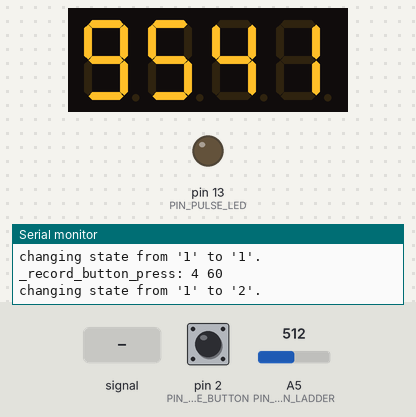
Bench run of a sketch on a simulated Arduino Uno, built with avr-gcc and run on an emulated ATmega328P. On the bench: 4-digit seven-segment display, output pins drawn as LEDs (lit = HIGH), the last lines printed to the serial monitor. Wiring (inferred from the names in the program): 4-digit 7-segment display, segments lit when LOW: segments A1, A2, pin 4, pin 5, A0, pin 7, pin 8; digit selects pin 6, A4, A3, pin 11. The inputs (shaded band) are chosen by the test bench; at power-on: pin 2 (PIN_MODE_BUTTON) HIGH, A5 (PIN_BUTTON_LADDER) = 512. Random numbers use the default seed unless the sketch sets one; the segment pins are drawn as the display they are named for; pins used as bus, display or sensor lines are not drawn.

Above: at 1.2 s.
1.3 s: pin 2 (PIN_MODE_BUTTON) pulled LOW for 3.2 s
At 4.2 s:
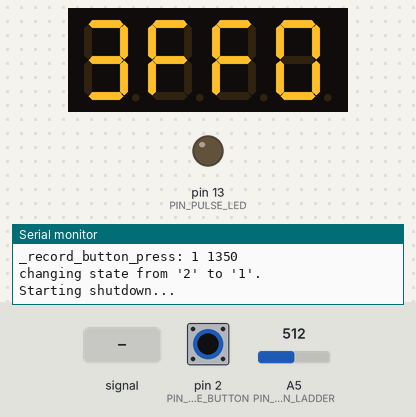
6.0 s: A5 (PIN_BUTTON_LADDER) set to 900
At 8.9 s:
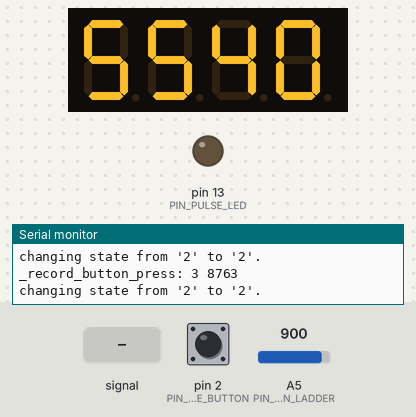
9.0 s: A5 (PIN_BUTTON_LADDER) fed a 200 Hz sine of ±81 counts around its level
At 10.4 s:
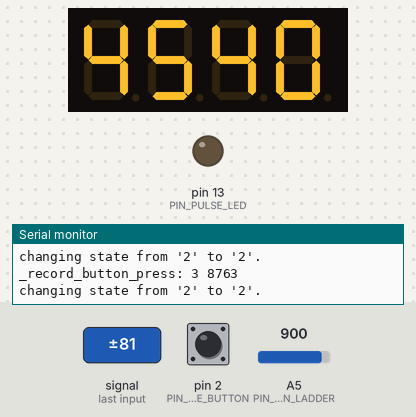
12.0 s: A5 (PIN_BUTTON_LADDER) set to 1010
At 13.47 s:
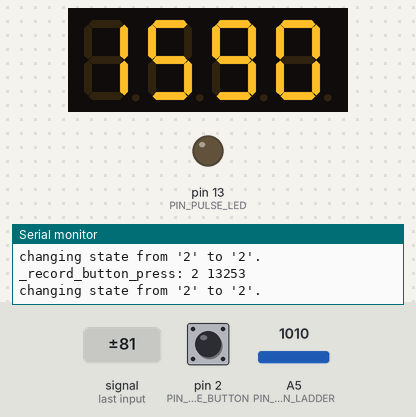
13.6 s: A5 (PIN_BUTTON_LADDER) set to 992
At 16.58 s:
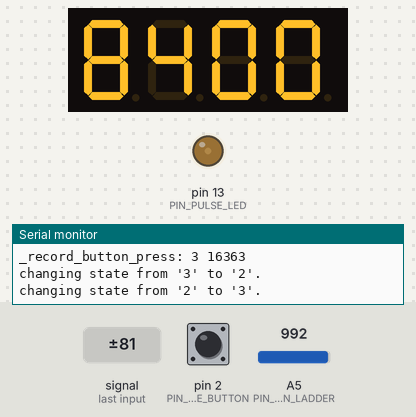
16.6 s: pin 2 (PIN_MODE_BUTTON) pulled LOW for 0.15 s
At 17.01 s:
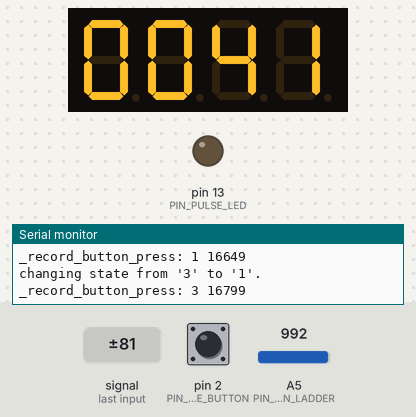
Timing chart, 0 to 18.3 s (numbered marks = the images above; inputs shaded):
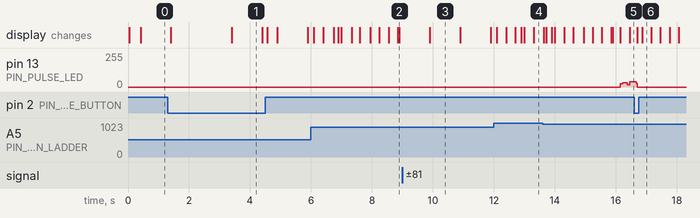

The sketch:

timer.ino
```cpp
// #include "toneAC.h"

#include "Constants.h"
#include "Display.h"
#include "Pulser.h"
#include "Speaker.h"
#include "Buttons.h"
#include "Countdown.h"
#include "Shutdown.h"

Display display;
Pulser  pulser;
Speaker speaker;
Buttons buttons;
Countdown countdown;
Shutdown shutdown;

#define STATE_WAITING  1
#define STATE_RUNNING  2
#define STATE_PULSING  3
#define STATE_BEEPING  4
#define STATE_ALARMING 5
#define STATE_MODE     6
#define STATE_DEBUG    7

// unsigned long countdown_ends;
// unsigned long countdown_duration;

int current_state = STATE_WAITING;
unsigned long current_state_last_changed;

bool should_sound_alarm = true;

void setup() {
  Serial.begin(9600);
  Serial.println("Starting up!");

  buttons.setup();

  // start in waiting state
  change_to_state(STATE_WAITING);

  // // set up for testing the transition to alarm state
  // change_to_state(STATE_RUNNING);
  // countdown.duration(10000); // 10 secs in ms
  // countdown.restart();
  // // should now cascade through states straight to alarm.
}

void loop() {

  // Get the button press here and pass it to the state loops later.
  int button = buttons.get_button_press();

  // Special case holding down the mode button as it has the same behaviour in
  // all the states.
  if ( button == BUTTON_MODE_HELD_DOWN ) {
    enter_shutdown_state();
    return;
  }

  switch (current_state) {

    case STATE_RUNNING:
      running_state_loop(button);
      break;

    case STATE_PULSING:
      pulsing_state_loop(button);
      break;

    case STATE_BEEPING:
      beeping_state_loop(button);
      break;

    case STATE_ALARMING:
      alarming_state_loop(button);
      break;

    case STATE_MODE:
      mode_state_loop(button);
      break;

    case STATE_DEBUG:
      debug_state_loop(button);
      break;

    default: // essentially state STATE_WAITING
      waiting_state_loop(button);
      break;

  }
}


void change_to_state(int new_state) {

  speaker.off();
  current_state_last_changed = millis();

  Serial.print("changing state from '");
  Serial.print(current_state);
  Serial.print("' to '");
  Serial.print(new_state);
  Serial.println("'.");

  if (new_state == STATE_WAITING) {
    current_state = STATE_WAITING;
  } else if (new_state == STATE_RUNNING) {
    current_state = STATE_RUNNING;
  } else if (new_state == STATE_PULSING) {
    current_state = STATE_PULSING;
  } else if (new_state == STATE_BEEPING) {
    current_state = STATE_BEEPING;
  } else if (new_state == STATE_ALARMING) {
    should_sound_alarm = true;
    current_state = STATE_ALARMING;
  } else if (new_state == STATE_MODE) {
    current_state = STATE_MODE;
  } else if (new_state == STATE_DEBUG) {
    Serial.println("ENTERING DEBUG MODE!");
    current_state = STATE_DEBUG;
  }
}

void waiting_state_loop (int button) {
  display.display_time( countdown.duration() / 1000 );

  if (millis() - current_state_last_changed > MAX_WAITING_IDLE) {
    // Timeout, shut down.
    shutdown.suspend();
    change_to_state(STATE_WAITING);
    return;
  }

  if (button == BUTTON_RESTART) {
    countdown.restart();
    change_to_state(STATE_RUNNING);
  } else if ( button == BUTTON_MODE ) {
    change_to_state(STATE_MODE);
  } else if ( button == BUTTON_PLUS ) {
    countdown.change_duration(ONE_MINUTE);
  } else if ( button == BUTTON_MINUS ) {
    countdown.change_duration(-ONE_MINUTE);
  }
}

void running_state_loop (int button) {
  if (countdown.time_remaining() < PULSE_STARTS_AT) {
    return change_to_state(STATE_PULSING);
  }

  display.display_time( countdown.time_remaining_seconds() );

  running_state_loop_buttons(button);
}

void pulsing_state_loop (int button) {
  long time_remaining = countdown.time_remaining();

  if (time_remaining <= 0) {
    return change_to_state(STATE_BEEPING);
  }

  if (time_remaining > PULSE_STARTS_AT / 2) {
    pulser.pulse();
  } else {
    pulser.flash();
  }

  display.display_time( time_remaining / 1000 );

  running_state_loop_buttons(button);
}

void beeping_state_loop (int button) {

  long time_overshot = - countdown.time_remaining();
  int alert_intensity = 1000; // max value

  if (time_overshot < BEEPING_MODE_EASE_IN_PERIOD) {
    // Serial.println(time_overshot);
    alert_intensity = time_overshot * 1000 / BEEPING_MODE_EASE_IN_PERIOD;
  }

  // sound_alert takes a value beteween 0 and 1000 that represents how hard to
  // try alerting. Lower is more gently, 1000 is full on.


  speaker.sound_alert(alert_intensity);
  pulser.flash();
  display.display_time( time_overshot / 1000 );

  // Special case the plus button.
  if ( button == BUTTON_PLUS ) {
    // Reset counter and add one minute
    countdown.change_end_time(ONE_MINUTE);
    change_to_state(STATE_RUNNING);
  } else {
    running_state_loop_buttons(button);
  }

  // After a certain period enter the alarming state
  if (time_overshot > BEEPING_MODE_DURATION) {
    return change_to_state(STATE_ALARMING);
  }

}

void alarming_state_loop (int button) {

  static bool first_time = true;
  if (first_time) Serial.println("in alarm state");
  first_time = false;

  pulser.flash();

  // When was a button last pressed - this is the last time we know that the
  // watchkeeper was on the boat.
  unsigned long time_since_last_seen = millis() - countdown.last_changed();
  display.display_time( time_since_last_seen / 1000 );

  // Only effect a button press can have is to silence the alarm. Exiting alarm
  // state is achieved by turning the device off by holding down the power/mode
  // button.
  if ( button != NO_BUTTON ) {
    should_sound_alarm = false;
  }

  // Make a noise if required.
  if (should_sound_alarm) {
    speaker.sound_alarm();
  } else {
    speaker.off();
  }

}

void running_state_loop_buttons (int button) {
  if ( button == BUTTON_RESTART ) {
    countdown.restart();
    change_to_state(STATE_RUNNING);
  } else if ( button == BUTTON_MODE ) {
    change_to_state(STATE_WAITING);
  } else if ( button == BUTTON_PLUS ) {
    countdown.change_end_time(ONE_MINUTE);
    change_to_state(STATE_RUNNING);
  } else if ( button == BUTTON_MINUS ) {
    countdown.change_end_time(-ONE_MINUTE);
    change_to_state(STATE_RUNNING);
  }
}

#define MODE_SUBSTATE_BRIGHTNESS 1
#define MODE_SUBSTATE_VOLUME     2


void mode_state_loop (int button) {

  static int substate = MODE_SUBSTATE_BRIGHTNESS;

  if (button == BUTTON_RESTART) {
    change_to_state(STATE_WAITING);
    return;
  } else if ( button == BUTTON_MODE ) {
    if (substate == MODE_SUBSTATE_BRIGHTNESS) {
      substate = MODE_SUBSTATE_VOLUME;
    } else if ( substate == MODE_SUBSTATE_VOLUME ) {
      substate = MODE_SUBSTATE_BRIGHTNESS;
    }
    return;
  }

  if (substate == MODE_SUBSTATE_BRIGHTNESS) {
    display.display_text( "bri" );

    if ( button == BUTTON_PLUS ) {
      display.brighter();
    } else if ( button == BUTTON_MINUS ) {
      display.dimmer();
    }

  } else if ( substate == MODE_SUBSTATE_VOLUME ) {
    display.display_text( "vol" );

    if ( button == BUTTON_PLUS ) {
      speaker.louder();
      speaker.beep();
    } else if ( button == BUTTON_MINUS ) {
      speaker.quieter();
      speaker.beep();
    }

  }


  // if we've been in mode state for a while not doing anything return to
  // waiting mode
  if (millis() - buttons.millis_last_button_pressed() > STATE_MODE_TIMEOUT) {
    change_to_state(STATE_WAITING);
    return;
  }
}


void enter_shutdown_state () {

  Serial.println("Starting shutdown...");
  long off_at = millis() + 2999;

  bool should_suspend = false;


  while ( buttons.get_button_press() == BUTTON_MODE_HELD_DOWN ) {
    long remaining = off_at - millis();
    char off[] = "OFF ";
    off[3] = int((remaining + 1000) / 1000) + 48; // to ascii code

    if (remaining > 0) {
      display.display_text( off );
    } else {
      should_suspend = true;
      display.display_text("    "); // blank the screen
    }
  }

  if (should_suspend) {

    shutdown.suspend();

    // On waking go back to waiting mode and return out of this loop
    buttons.reset();
    buttons.ignore_for(POST_WAKEUP_BUTTON_IGNORE);
    change_to_state(STATE_WAITING);
  }
}


void debug_state_loop(int button) {
  long now = millis();

  display.display_text("dbug");

  // // check that the buttons are working
  // int value = analogRead(PIN_BUTTON_LADDER);
  // while (millis() < now + 200 ) {
  //   // display value for 0.2 seconds
  //   display.display_number(value);
  // }

  // Sound the alarm until a button is pressed
  speaker.sound_alarm();
  if (buttons.get_button_press() != NO_BUTTON ) {
    change_to_state(STATE_WAITING);
  }

}
```

Buttons.cpp
```cpp
#include "Arduino.h"
#include "Buttons.h"

Buttons::Buttons() {}


void Buttons::setup () {
  pinMode(PIN_BUTTON_LADDER, INPUT);
  pinMode(PIN_MODE_BUTTON, INPUT_PULLUP);

  reset();
}

void Buttons::reset () {
  // initialize values to sensible defaults
  _record_button_press(NO_BUTTON);
  ignore_for(0);
}

void Buttons::ignore_for (long timeout) {
  _ignore_buttons_until = millis() + timeout;
}

void Buttons::_record_button_press(int button) {
  _last_button_pressed = button;
  _time_button_pressed = millis();
  Serial.print("_record_button_press: ");
  Serial.print(button);
  Serial.print(" ");
  Serial.println(_time_button_pressed);
}

unsigned long Buttons::millis_last_button_pressed() {
  return _time_button_pressed;
}


int Buttons::get_button_press() {
  int button = _get_current_button();

  if (millis() < _ignore_buttons_until) {
    return NO_BUTTON;
  }

  // debounce the button press. When speaker in being used with tone it seems
  // to jitter the button ladder input.
  if (button != _debounce_button_identified) {
    // New button - start the debounce timeout
    _debounce_button_identified = button;
    _debounce_timeout_start = millis();
    return NO_BUTTON;
  } else if (millis() < _debounce_timeout_start + BUTTON_DEBOUNCE_PERIOD) {
    // Same button as before, but timeout has not finished yet.
    return NO_BUTTON;
  }

  if (button != _last_button_pressed) {
    _record_button_press(button);
    return button;
  }

  // Check for holding down the plus or minus buttons
  if ( button == BUTTON_PLUS || button == BUTTON_MINUS ) {
    if ( millis() - BUTTON_PLUS_MINUS_REPEAT_DELAY > _time_button_pressed) {
      _record_button_press(button);
      return button;
    }
  }

  // Check for holding down the mode button
  if (
    button == BUTTON_MODE
    && millis() > BUTTON_MODE_HOLD_DOWN_DELAY + _time_button_pressed
  ) {
    return BUTTON_MODE_HELD_DOWN;
  }

  // If a button change was not detected then return that no button is being
  // pressed.
  return NO_BUTTON;

}

int Buttons::_get_current_button() {

  int button_ladder_pin_value = analogRead(PIN_BUTTON_LADDER);
  int mode_button_value = digitalRead(PIN_MODE_BUTTON);

  // Serial.print("button_ladder_pin_value value: ");
  // Serial.println(button_ladder_pin_value);

  if (mode_button_value == LOW) {
    return BUTTON_MODE;
  }
  else if (button_ladder_pin_value >= BUTTON_PLUS_MIN_VALUE && button_ladder_pin_value <= BUTTON_PLUS_MAX_VALUE) {
    return BUTTON_PLUS;
  }
  else if (button_ladder_pin_value >= BUTTON_MINUS_MIN_VALUE && button_ladder_pin_value <= BUTTON_MINUS_MAX_VALUE) {
    return BUTTON_MINUS;
  }
  else if (button_ladder_pin_value >= BUTTON_RESTART_MIN_VALUE && button_ladder_pin_value <= BUTTON_RESTART_MAX_VALUE) {
    return BUTTON_RESTART;
  }
  else {
    return NO_BUTTON;
  }
}
```

Buttons.h
```cpp
#ifndef Buttons_h
#define Buttons_h

#include "Arduino.h"
#include "Constants.h"

// use these to identify the button pressed in the code
#define NO_BUTTON             0
#define BUTTON_MODE           1
#define BUTTON_PLUS           2
#define BUTTON_MINUS          3
#define BUTTON_RESTART        4
#define BUTTON_MODE_HELD_DOWN 5

// Time in milliseconds that a button needs to be held down for to count as an
// actualy button press.
#define BUTTON_DEBOUNCE_PERIOD 50

// Time in milliseconds after which holding donw the plus or minus button
// results in a new press being registered.
#define BUTTON_PLUS_MINUS_REPEAT_DELAY 300

// Time in ms after which holding down the mode button results in the
// BUTTON_MODE_HELD_DOWN value being returned.
#define BUTTON_MODE_HOLD_DOWN_DELAY 2000

// min and max values reod from the analogue input that match up to the button
// being pressed.
#define BUTTON_PLUS_MAX_VALUE     1023
#define BUTTON_PLUS_MIN_VALUE     1000
#define BUTTON_MINUS_MAX_VALUE    999
#define BUTTON_MINUS_MIN_VALUE     900
#define BUTTON_RESTART_MAX_VALUE   550
#define BUTTON_RESTART_MIN_VALUE   450

class Buttons
{
  public:
    Buttons();
    void setup();
    void reset();
    int get_button_press();
    unsigned long millis_last_button_pressed();
    void ignore_for(long);
  private:
    void _record_button_press(int);
    int _get_current_button();
    int _last_button_pressed;
    unsigned long _debounce_button_identified;
    unsigned long _debounce_timeout_start;
    unsigned long _time_button_pressed;
    unsigned long _ignore_buttons_until;
};

#endif
```

Constants.h
```cpp
/*
  Constants.h - Constants for the timer project
*/
#ifndef Constants_h
#define Constants_h

#include "Arduino.h"


#define PIN_MODE_BUTTON 2
#define PIN_BUTTON_LADDER A5

#define WAKE_FROM_SLEEP_INTERRUPT 0 // hardcoded to pin 2


#define PIN_PULSE_LED 13
#define PULSER_MAX_ON_TIME  200   // us
#define PULSER_OFF_INTERVAL 500  // us
#define PULSE_DURATION 2000 // ms
#define PULSER_FLASH_PERIOD 800 // ms
#define PULSE_STARTS_AT 120000 // 2 mins in ms


// toneAC library has these hardcoded (I believe) but setting them here so that
// there is a clear reference to which pins are used for the speaker.
#define PIN_SPEAKER_A 9
#define PIN_SPEAKER_B 10
// FIXME - note that there should be a 100omh resistor, but we're using 220ohm as it was all we had.

#define SPEAKER_VOLUME_MAX 10 // see toneAC for details
#define SPEAKER_VOLUME_MIN 1
#define SPEAKER_VOLUME_CHANGE_INCREMENT 1

#define SPEAKER_BEEP_FREQUENCY_DEFAULT 1560
#define SPEAKER_DEMO_BEEP_DURATION 200 // ms

#define SPEAKER_BEEP_FREQUENCY_MIN 200
#define SPEAKER_BEEP_FREQUENCY_MAX 20000
#define SPEAKER_BEEP_FREQUENCY_CHANGE_INCREMENT 200


#define SPEAKER_ALERT_PERIOD_INITIAL 4000
#define SPEAKER_ALERT_PERIOD_FINAL 1000
#define SPEAKER_ALERT_ON_INITIAL 10
#define SPEAKER_ALERT_ON_FINAL 500
#define SPEAKER_ALERT_INITIAL_VOLUME 1


#define SPEAKER_ALARM_VOLUME 10

#define SPEAKER_ALARM_BEEP_FREQUENCY 4560
#define SPEAKER_ALARM_WHITE_NOISE_FREQUENCY_HIGH 5472
#define SPEAKER_ALARM_WHITE_NOISE_FREQUENCY_LOW 3648

#define SPEAKER_ALARM_BEEPING_DURATION 1500
#define SPEAKER_ALARM_WHITE_NOISE_DURATION 500
#define SPEAKER_ALARM_PULSE_DURATION 50


#define PIN_DISPLAY_DIGIT_1  11       // Display pin 1
#define PIN_DISPLAY_DIGIT_2  A3       // Display pin 2
#define PIN_DISPLAY_DIGIT_3  A4       // Display pin 6
#define PIN_DISPLAY_DIGIT_4  6        // Display pin 8

#define PIN_DISPLAY_SEGMENT_A A1      // Display pin 14
#define PIN_DISPLAY_SEGMENT_B A2      // Display pin 16
#define PIN_DISPLAY_SEGMENT_C 4       // Display pin 13
#define PIN_DISPLAY_SEGMENT_D 5       // Display pin 3
#define PIN_DISPLAY_SEGMENT_E A0      // Display pin 5
#define PIN_DISPLAY_SEGMENT_F 7       // Display pin 11
#define PIN_DISPLAY_SEGMENT_G 8       // Display pin 15
#define PIN_DISPLAY_SEGMENT_COLON 12  // Display pin 12

//Display brightness
#define DISPLAY_DIGIT_ON_TIME_MAX 200   // us
#define DISPLAY_DIGIT_ON_TIME_MIN 0   // us
#define DISPLAY_DIGIT_ON_TIME_CHANGE_INCREMENT 20 // us
#define DISPLAY_REDRAW_INTERVAL_MIN 1000  // us
#define DISPLAY_REDRAW_INTERVAL_MAX 15000  // us
#define DISPLAY_REDRAW_INTERVAL_CHANGE_INCREMENT 2000 // us


// Useful measures of time
#define ONE_MINUTE 60000
#define COUNTDOWN_SET_EXTRA_TIME 300 // ms
#define COUNTDOWN_DEFAULT_DURATION 900000 // 15 mins in ms
#define MAX_WAITING_IDLE 600000 // 10 mins in ms
#define POST_WAKEUP_BUTTON_IGNORE 500 // ms
#define STATE_MODE_TIMEOUT 5000 // 5 secs in ms

#define BEEPING_MODE_EASE_IN_PERIOD 120000 // 2 min
#define BEEPING_MODE_DURATION 180000 // 3 mins


#endif
```

Countdown.cpp
```cpp
#include "Arduino.h"
#include "Countdown.h"

Countdown::Countdown() {
  _duration = COUNTDOWN_DEFAULT_DURATION;
}

long Countdown::duration() {
  return _duration;
}

void Countdown::duration(long duration) {
  _duration = duration;
}

void Countdown::change_duration(long delta) {

  long new_duration = _duration + delta;

  if (new_duration > 0 ) {
    _duration = new_duration;
  }

  _countdown_last_changed = millis();
}

void Countdown::restart() {
  _countdown_ends = millis() + _duration + COUNTDOWN_SET_EXTRA_TIME;

  _countdown_last_changed = millis();
}

void Countdown::change_end_time(long delta) {

  long new_time_remaining = time_remaining() + delta;

  if (new_time_remaining > 0) {
    _countdown_ends = millis() + new_time_remaining;
  }

  _countdown_last_changed = millis();
}

unsigned long Countdown::last_changed() {
  return _countdown_last_changed;
}


long Countdown::time_remaining() {
  return _countdown_ends - millis();
}

long Countdown::time_remaining_seconds() {
  return time_remaining() / 1000;
}
```

Countdown.h
```cpp
#ifndef Countdown_h
#define Countdown_h

#include "Arduino.h"
#include "Constants.h"

class Countdown
{
  public:
    Countdown();
    void duration(long);
    void change_duration(long);
    long duration();
    void restart();
    void change_end_time(long);
    unsigned long last_changed();
    long time_remaining();
    long time_remaining_seconds();
  private:
    unsigned long _countdown_ends;
    unsigned long _countdown_last_changed;
    unsigned long _duration;
};

#endif
```

Display.h
```cpp
#ifndef Display_h
#define Display_h

#include "Arduino.h"
#include "Constants.h"

class Display
{
  public:
    Display();
    void display_time(int);
    void display_number(int);
    void display_text(char*);
    void brighter();
    void dimmer();
  private:
    void _display_digit(int, char);
    void _turn_segments_on(char);
    void _turn_all_segments_off();
    bool _is_pause_required();
    int _digit_on_time;
    int _redraw_interval;
    unsigned long _display_last_painted;
};

#endif
```

Pulser.h
```cpp
#ifndef Pulser_h
#define Pulser_h

#include "Arduino.h"
#include "Constants.h"

class Pulser
{
  public:
    Pulser();
    void flash();
    void pulse();
  private:
    unsigned long _pulse_last_painted;
    int _get_max_on_time();
};

#endif
```

Source omitted: Display.cpp (9931 bytes), Pulser.cpp (1343 bytes), Shutdown.cpp (844 bytes), Shutdown.h (169 bytes), Speaker.cpp (2187 bytes), Speaker.h (374 bytes)

Measured:
- after the input at 13.6 s, pin 13 (PIN_PULSE_LED): 0/255 → 24/255 after 2.5 s, → 32/255 0.08 s later, → 16/255 0.16 s later, → 39/255 0.08 s later
- what the display in image 1 shows lasts 1.0 s, from 3.4 s to 4.4 s
